Frame 1 (no input): blank canvas, image omitted
Frame 60 (no input): blank canvas, image omitted
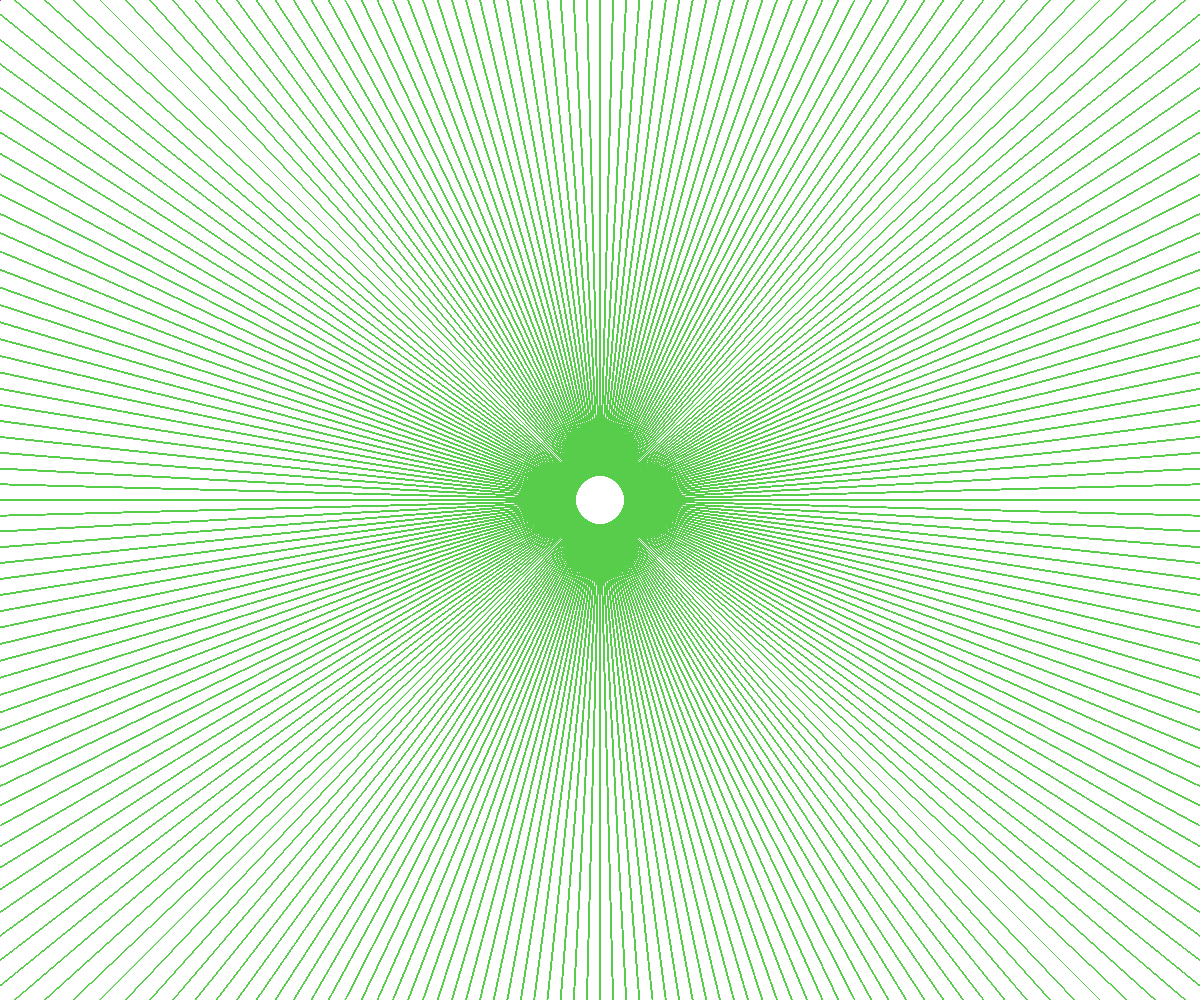
Frame 120 (the mouse pressed at the canvas centre since frame 60)

The p5.js sketch whose frames 1 and 60 were blank and that drew this single picture after the mouse press (run headless with seeded random() and noise() and a simulated clock; from frame 60 on, the mouse is pressed at the canvas centre):

// p5.js sketch
// ── sketch.js
var canvas;
var points = 240;
var col;

function windowResized(){
  resizeCanvas(windowWidth,windowHeight);
}

function setup() {
  //CANVAS
  canvas = createCanvas(windowWidth, windowHeight);
  canvas.position(0,0);
  canvas.style('z-index','-1');

  col = color(0,0,0);
}

function mouseMoved(){
  col = color(random(0,255),random(0,255),random(0,255));
}

function draw() {
  //background(220, 110, 55);
  //points = noise(mouseX,mouseY)*360;
stroke(col);
  corona();
}

function corona() {
  var midPoint = createVector(mouseX, mouseY);
  var startPoints = [];
  var endPoints = [];
  startPoints.length = points;
  endPoints.length = points;

  size = 50;
  size = mouseY/windowHeight*50;

  segrad = 2 * PI / points;

  for (var i = 0; i < startPoints.length; i++) {
    startPoints[i] = createVector(
      midPoint.x + cos(segrad * i) * size,
      midPoint.y + sin(segrad * i) * size
    );

    endPoints[i] = createVector(
      midPoint.x + cos(segrad * i) * size * 100,
      midPoint.y + sin(segrad * i) * size * 100
    );
  }

  //Draw lines
  for (i = 0; i < startPoints.length; i++) {
    line(startPoints[i].x, startPoints[i].y,
      endPoints[i].x, endPoints[i].y);
  }
}
